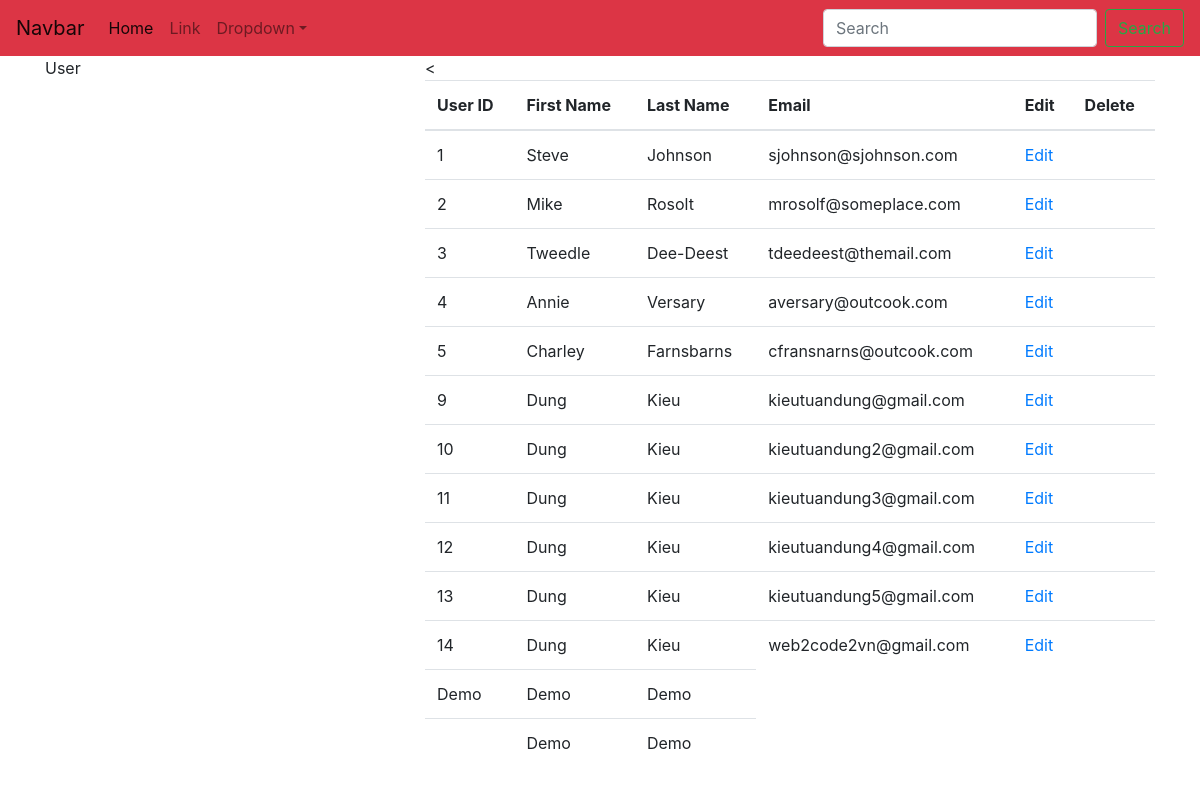
The page / on the database its author committed.
### tables this page shows
CREATE TABLE `users` (
  `userid` mediumint(6) UNSIGNED NOT NULL,
  `first_name` varchar(30) NOT NULL,
  `last_name` varchar(40) NOT NULL,
  `email` varchar(60) NOT NULL,
  `password` char(60) NOT NULL,
  `registration_date` datetime NOT NULL,
  `activation_code` varchar(255) NOT NULL,
  `status` tinyint(1) NOT NULL DEFAULT '0'
);

### index.php (the view, shortened to what this page needs)
<!doctype html>
<html lang="en">
  <head>
    <link rel="stylesheet" href="https://stackpath.bootstrapcdn.com/bootstrap/4.3.1/css/bootstrap.min.css">
  </head>
  <body>
    <nav class="navbar navbar-expand-sm navbar-light bg-danger">
        <a class="navbar-brand" href="#">Navbar</a>
        <div class="collapse navbar-collapse" id="collapsibleNavId">
            <ul class="navbar-nav mr-auto mt-2 mt-lg-0">
                <li class="nav-item active">
                    <a class="nav-link" href="#">Home <span class="sr-only">(current)</span></a>
                </li>
                <li class="nav-item">
                    <a class="nav-link" href="#">Link</a>
                </li>
                <li class="nav-item dropdown">
                    <a class="nav-link dropdown-toggle" href="#" id="dropdownId" data-toggle="dropdown" aria-haspopup="true" aria-expanded="false">Dropdown</a>
                </li>
            </ul>
            <form class="form-inline my-2 my-lg-0">
                <input class="form-control mr-sm-2" type="text" placeholder="Search">
                <button class="btn btn-outline-success my-2 my-sm-0" type="submit">Search</button>
            </form>
        </div>
    </nav>
    <main class = "container">
        <div class="row">
            <div class="col-md-4">
                <a herf="index.php">User</a>
            </div>
            <div class="col-md-8">
                <<table class="table">
                    <thead>
                        <tr>
                            <th>User ID</th>
                            <th>First Name</th>
                            <th>Last Name</th>
                            <th>Email</th>
                            <th>Edit</th>
                            <th>Delete</th>
                        </tr>
                    </thead>
                    <tbody>
                    <?php
                        require('includes/config.php');
                        $sql= "SELECT* FROM users";
                        $result= mysqli_query($conn,$sql);
                        while($row = mysqli_fetch_assoc($result)){
                    ?>
                            <tr>
                                <td scope="row"><?php echo $row['userid'];?></td>
                                <td><?php echo $row['first_name'];?></td>
                                <td><?php echo $row['last_name'];?></td>
                                <td><?php echo $row['email'];?></td>
                                <td><a href="edit.php?id=<?php echo $row['user id'];?>">Edit</a></td>
                                <td><a href="delete.php?id=<?php echo $row['user id'];?>"><i class="fas fa-trash-alt"></i></a></td>
                            </tr>
                    <?php
                        }
                    ?>
                        <tr>
                            <td scope="row">Demo</td>
                            <td>Demo</td>
                            <td>Demo</td>
                        </tr>
                        <tr>
                            <td scope="row"></td>
                            <td>Demo</td>
                            <td>Demo</td>
                        </tr>
                    </tbody>
                </table>
            </div>
        </div>
    </main>
  </body>
</html>

### rows shown on the page
users: userid "1", first_name "Steve", last_name "Johnson", email "sjohnson@sjohnson.com"
users: userid "2", first_name "Mike", last_name "Rosolt", email "mrosolf@someplace.com"
users: userid "3", first_name "Tweedle", last_name "Dee-Deest", email "tdeedeest@themail.com"
users: userid "4", first_name "Annie", last_name "Versary", email "aversary@outcook.com"
users: userid "5", first_name "Charley", last_name "Farnsbarns", email "cfransnarns@outcook.com"
users: userid "9", first_name "Dung", last_name "Kieu", email "kieutuandung@gmail.com"
users: userid "10", first_name "Dung", last_name "Kieu", email "kieutuandung2@gmail.com"
users: userid "11", first_name "Dung", last_name "Kieu", email "kieutuandung3@gmail.com"
users: userid "12", first_name "Dung", last_name "Kieu", email "kieutuandung4@gmail.com"
users: userid "13", first_name "Dung", last_name "Kieu", email "kieutuandung5@gmail.com"
users: userid "14", first_name "Dung", last_name "Kieu", email "web2code2vn@gmail.com"
